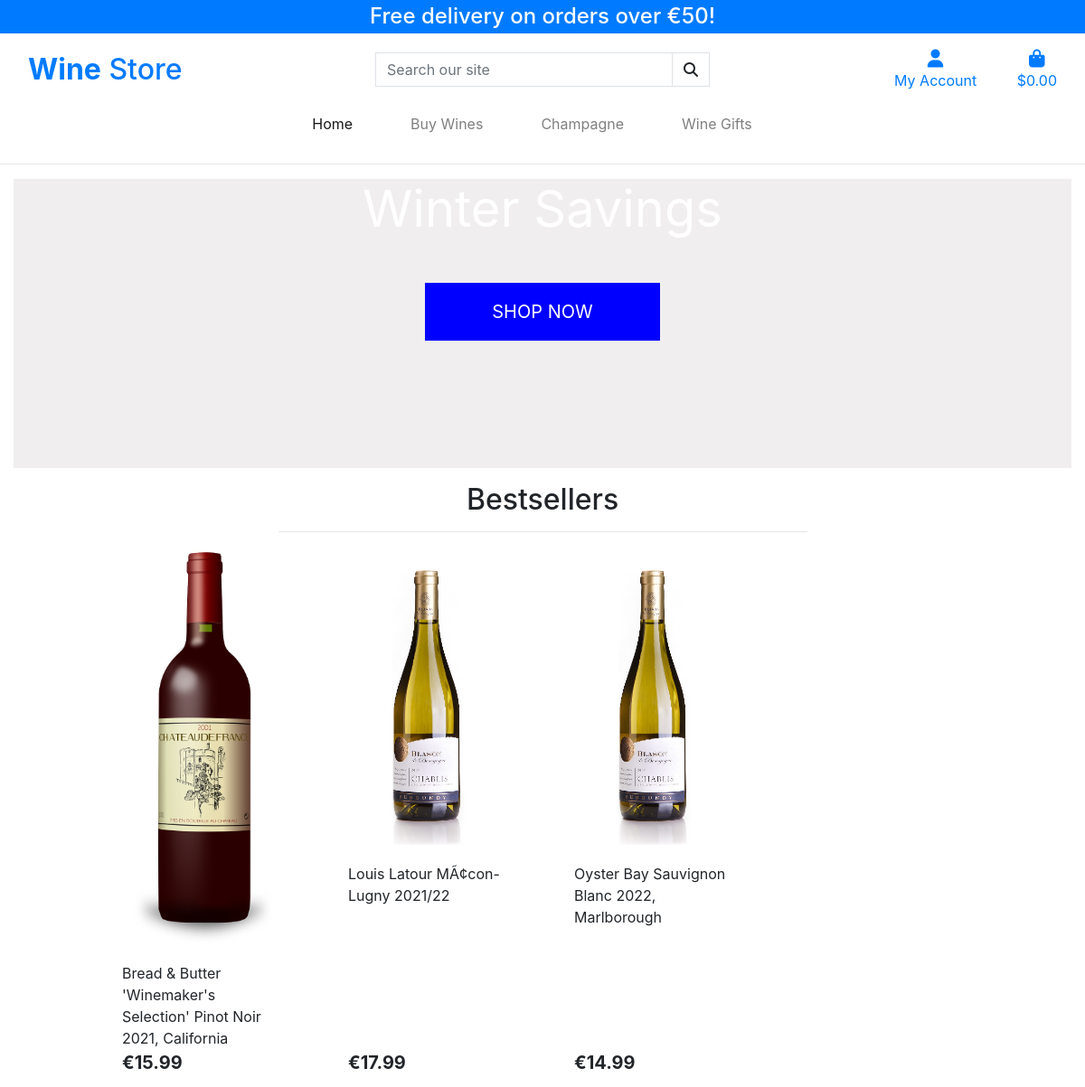
The page / on the database its author committed.
### products/models.py (models this page shows, shortened)
class Product(models.Model):
    title = models.CharField(max_length = 254)
    description = models.TextField()
    price = models.DecimalField(max_digits=6, decimal_places=2)
    grape = models.ForeignKey('Grape', null=True, blank=True,
                                 on_delete=models.SET_NULL)
    closure = models.ForeignKey('Closure', null=True, blank=True,
                                 on_delete=models.SET_NULL)
    country = CountryField(blank_label='Country *', null=False, blank=False)
    colour = models.ForeignKey('Colour', null=True, blank=True,
                                 on_delete=models.SET_NULL)
    region = models.CharField(max_length = 32)
    style = models.ForeignKey('Style', null=True, blank=True,
                                 on_delete=models.SET_NULL)
    vintage = models.IntegerField(null=False, blank=False)
    image = models.ImageField(null=True, blank=True)
    image_url = models.URLField(max_length=1024, null=True, blank=True)
    in_stock = models.BooleanField()
    stock_qty = models.IntegerField(null=False, blank=False)
    created = models.DateTimeField(auto_now_add=True)
    sku = models.CharField(max_length=254, null=True, blank=True)

### home/views.py (the view)
# urls.py: path('', views.index, name ='home'),
def index(request):
    products = Product.objects.filter(in_stock=True).order_by('-created')[:8]
    context = {
            'products': products,
        }
    return render(request, 'home/index.html', context)

### coupons/forms.py
class CouponForm(forms.Form):
    code = forms.CharField()

### home/templates/home/index.html (shortened to what this page needs)
{% extends "base.html" %}
{% load static %}
{% block content %}
<div class="container-fluid">
    <div class="row-shop-now text-center">
        <div class="col my-auto align">
            <h1 class="display-4 logo-font text-white">
                <strong>Winter Savings</strong>
            </h1>
            <div class="my-5">
                <h4>
                    <a href="{% url 'products' %}" class="shop-now-button btn btn-lg rounded-0 text-uppercase py-3 text-white">Shop Now</a>
                </h4>
            </div>
        </div>
    </div>
</div>
<div class="container-fluid">
    <div class="row">
        <div class="col text-center mt-3">
            <h2 class="logo-font">Bestsellers</h2>
            <hr class="w-50 mb-1">
        </div>
    </div>
    <div class="row">
        <div class="product-container col-10 offset-1">
            <div class="row">
                {% for product in products %}
                <div class="col-sm-6 col-md-6 col-lg-4 col-xl-3">
                    <div class="card h-100 border-0">
                        {% if product.image %}
                        <a href="{% url 'product_detail' product.id %}">
                            <img class="card-img-top img-fluid" src="{{ product.image.url }}" alt="{{ product.name }}">
                        </a>
                        {% else %}
                        <a href="{% url 'product_detail' product.id %}">
                            <img class="card-img-top img-fluid" src="{{ MEDIA_URL }}noimage.png"
                                alt="{{ product.name }}">
                        </a>
                        {% endif %}
                        <div class="card-body pb-0">
                            <p class="mb-0">{{ product.title }}</p>
                        </div>
                        <div class="card-footer bg-white pt-0 border-0 text-left">
                            <div class="row">
                                <div class="col">
                                    <p class="lead mb-0 text-left font-weight-bold">€{{ product.price }}</p>
                                </div>
                            </div>
                        </div>
                    </div>
                </div>
                {% endfor %}
            </div>
        </div>
    </div>
</div>
{% endblock %}

### templates/base.html (shortened to what this page needs)
{% load static %}
<!doctype html>
<html lang="en">
<head>
    {% block corecss %}
    <link rel="stylesheet" href="{% static 'css/base.css' %}">
    <link rel="stylesheet" href="https://cdn.jsdelivr.net/npm/bootstrap@4.6.2/dist/css/bootstrap.min.css"
>
    {% endblock %}
</head>
<body>
        <header class="container-fluid">
        <div class="d-none d-lg-block">
            <div id="announcment-bar" class="row text-center">
                <div class="col bg-primary text-white">
                    <h4 class="logo-font my-1">Free delivery on orders over €{{ free_delivery_threshold }}!</h4>
                </div>
            </div>
            </div>
            <div id="topnav" class="row bg-white pt-lg-2 d-none d-lg-flex">
                <div class="col-12 col-lg-4 my-auto py-1 py-lg-0 text-center text-lg-left">
                    <a href="{% url 'home' %}" class="nav-link main-logo-link">
                        <h2 class="logo-font text-black my-0"><strong>Wine</strong> Store</h2>
                    </a>
                </div>
                <div class="col-12 col-lg-4 my-auto py-1 py-lg-0">
                    <form method="GET" action="{% url 'products' %}">
                        <div class="input-group w-100">
                            <input class="form-control border border-black rounded-0" type="text" name="q"
                                placeholder="Search our site">
                            <div class="input-group-append">
                                <button class="form-control btn btn-black border border-black rounded-0" type="submit">
                                    <span class="icon">
                                        <i class="fas fa-search"></i>
                                    </span>
                                </button>
                            </div>
                        </div>
                    </form>
                </div>
                <div class="col-12 col-lg-4 my-auto py-1 py-lg-0">
                    <ul class="list-inline list-unstyled text-center text-lg-right my-0">
                        <li class="list-inline-item dropdown">
                            <a class="text-black nav-link" href="#" id="user-options" data-toggle="dropdown"
                                aria-haspopup="true" aria-expanded="false">
                                <div class="text-center">
                                    <div><i class="fas fa-user fa-lg"></i></div>
                                    <p class="my-0">My Account</p>
                                </div>
                            </a>
                        </li>
                        <li class="list-inline-item">
                            <a class="{% if grand_total %}text-info font-weight-bold{% else %}text-black{% endif %} nav-link" href="{% url 'view_bag' %}">
                                <div class="text-center">
                                    <div><i class="fas fa-shopping-bag fa-lg"></i></div>
                                    <p class="my-0">
                                        {% if grand_total %}
                                        ${{ grand_total|floatformat:2 }}
                                        {% else %}
                                        $0.00
                                        {% endif %}
                                    </p>
                                </div>
                            </a>
                        </li>
                    </ul>
                </div>
            </div>
            <div class="row bg-white">
                <nav class="navbar navbar-expand-lg navbar-light w-100">
                    {% include 'includes/mobile-top-header.html' %}
                    {% include 'includes/main-nav.html' %}
                </nav>
            </div>
        </header>
        <hr>
    {% block content %}
    {% endblock %}
</body>
</html>

### templates/includes/mobile-top-header.html (shortened to what this page needs)
<ul class="list-inline list-unstyled text-center text-lg-right m-0">
</ul>

### templates/includes/main-nav.html (shortened to what this page needs)
    <div class="collapse navbar-collapse" id="main-nav">
      <ul class="navbar-nav w-auto mx-auto">
        <li class="nav-item active">
          <a class="nav-link mr-5" href="{% url 'home' %}">Home <span class="sr-only">(current)</span></a>
        </li>
     <li class="nav-item dropdown">
          <a class="nav-link mr-5" href="http://example.com" id="navbarDropdownMenuLink" data-toggle="dropdown" aria-haspopup="true" aria-expanded="false">
            Buy Wines
          </a>
        </li>
        <li class="nav-item mr-5">
            <a class="nav-link" href="#">Champagne</a>
          </li>
          <li class="nav-item mr-5">
            <a class="nav-link" href="#">Wine Gifts</a>
          </li>
      </ul>
    </div>

### static/css/base.css (style rules this page uses)
html { height: 100%; }
.row-shop-now { background-size: auto; height: 40vh; width: 100%; background-color: rgba(240, 238, 238); }
.shop-now-button { background-color: blue !important; min-width: 260px; }

### rows shown on the page
Product: image (picture), title "Bread & Butter 'Winemaker's Selection' Pinot Noir 2021, California", price "15.99"
Product: image (picture), title "Louis Latour MÃ¢con-Lugny 2021/22", price "17.99"
Product: image (picture), title "Oyster Bay Sauvignon Blanc 2022, Marlborough", price "14.99"

### other values the page prints
{{ free_delivery_threshold }} "50"
